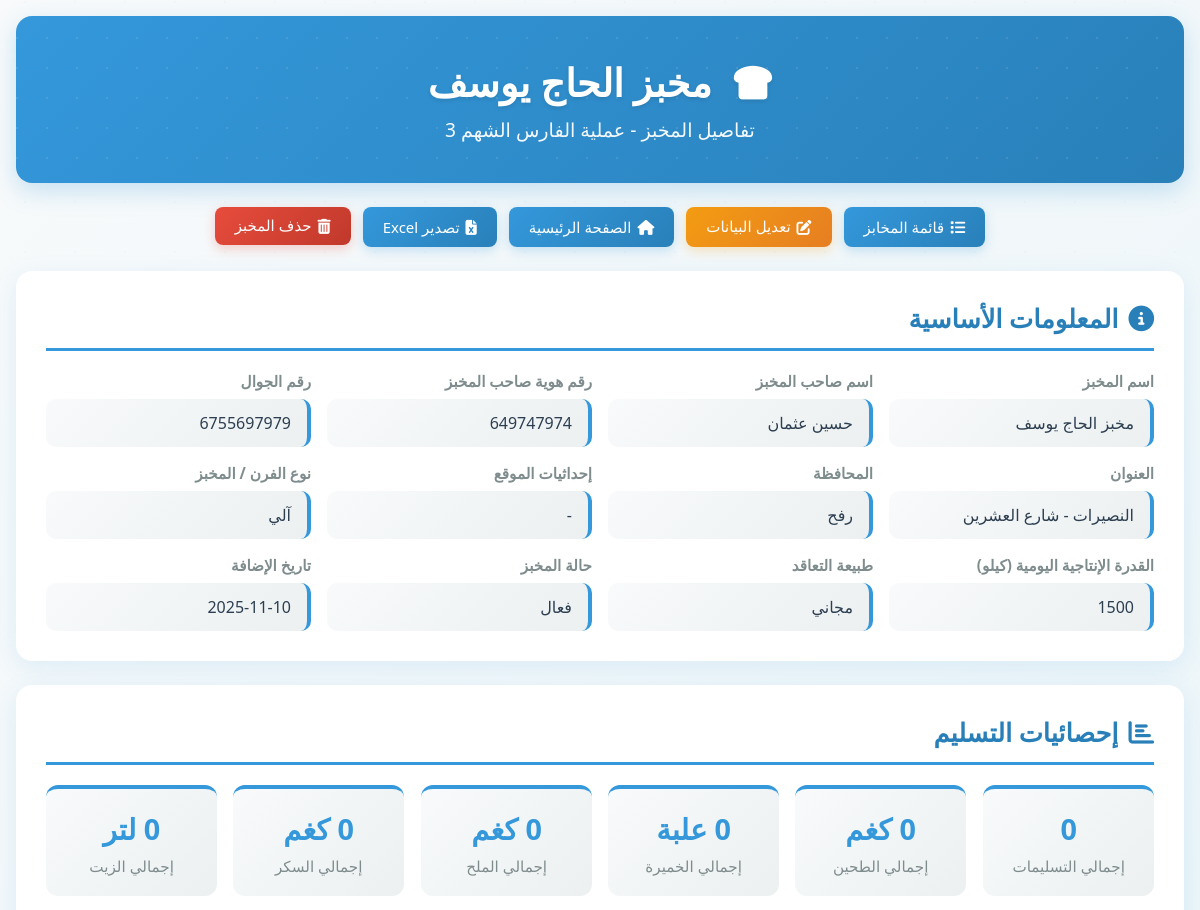
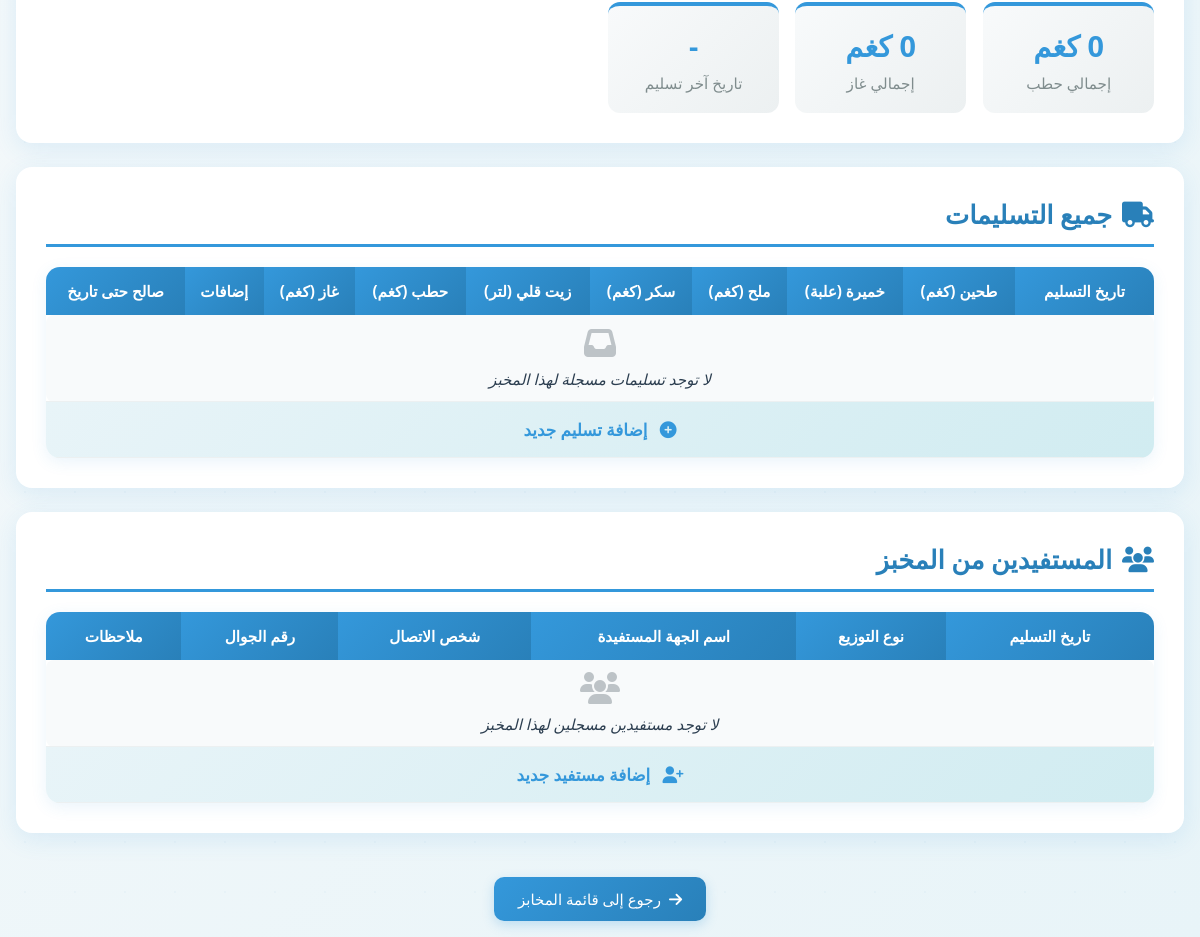
The page /makhabez/7/ (signed in) on the database its author committed (2 pictures, top to bottom).
### manegementdata/models.py (models this page shows, shortened)
class Makhbaz(models.Model):
    name = models.CharField(max_length=200, verbose_name="اسم المخبز", null=True, blank=True)
    governorate = models.CharField(
        max_length=50,
        choices=GOVERNORATE_CHOICES,
        verbose_name="المحافظة",
        null=True,
        blank=True
    )
    address = models.CharField(max_length=300, verbose_name="العنوان بالتفصيل", null=True, blank=True)
    owner_name = models.CharField(max_length=200, verbose_name="اسم صاحب المخبز", null=True, blank=True)
    owner_id = models.CharField(
        max_length=9,
        validators=[RegexValidator(r'^\d{9}$', "رقم الهوية يجب أن يكون 9 أرقام")],
        verbose_name="رقم هوية صاحب المخبز",
        null=True, blank=True
    )
    mobile_number = models.CharField(
        max_length=10,
        validators=[RegexValidator(r'^\d{10}$', "رقم الجوال يجب أن يكون 10 أرقام")],
        verbose_name="رقم الجوال",
        null=True, blank=True
    )
    coordinates = models.CharField(
        max_length=50,
        verbose_name="إحداثيات الموقع",
        null=True, blank=True
    )
    OVEN_TYPE_CHOICES = [
        ("فرن طينة", "مخبز بدائي (فرن طينة)"),
        ("يدوي دوار", "يدوي دوار"),
        ("نص آلي", "نص آلي"),
        ("آلي", "آلي"),
    ]
    oven_type = models.CharField(
        max_length=20,
        choices=OVEN_TYPE_CHOICES,
        verbose_name="نوع الفرن / المخبز",
        null=True, blank=True
    )
    production_capacity = models.PositiveIntegerField(
        verbose_name="القدرة الإنتاجية اليومية (كيلو)",
        null=True, blank=True
    )
    CONTRACT_TYPE_CHOICES = [
        ("مجاني", "مخبز مجاني"),
        ("مدعم", "مخبز مدعوم"),
    ]
    contract_type = models.CharField(
        max_length=10,
        choices=CONTRACT_TYPE_CHOICES,
        verbose_name="طبيعة التعاقد",
        null=True, blank=True
    )
    STATUS_CHOICES = [
        ("فعال", "فعال"),
        ("متوقف", "متوقف"),
    ]
    status = models.CharField(
        max_length=10,
        choices=STATUS_CHOICES,
        verbose_name="حالة المخبز",
        null=True, blank=True
    )
    created_at = models.DateField(auto_now_add=True, verbose_name="تاريخ الإنشاء")

### manegementdata/views.py (the view)
# urls.py: path("makhabez/<int:pk>/", views.makhabez_detail, name="makhabez_detail"),
@login_required(login_url='login')
def makhabez_detail(request, pk):
    makhbaz = get_object_or_404(Makhbaz, pk=pk)
    all_tasleemat = makhbaz.taslimat.all().order_by('-taslima_date')
    latest_taslim = all_tasleemat.first() if all_tasleemat.exists() else None
    total_flour = sum(t.flour or 0 for t in all_tasleemat)
    total_salt = sum(t.salt or 0 for t in all_tasleemat)
    total_yeast = sum(t.yeast or 0 for t in all_tasleemat)
    total_sugar = sum(t.sugar or 0 for t in all_tasleemat)
    total_cooking_oil = sum(t.cooking_oil or 0 for t in all_tasleemat)
    total_wood = sum(t.wood or 0 for t in all_tasleemat)
    total_gas = sum(t.gas or 0 for t in all_tasleemat)
    context = {
        'user_can_edit': request.user.is_authenticated and request.user.is_staff,
        "makhbaz": makhbaz,
        "all_tasleemat": all_tasleemat,
        "latest_taslim": latest_taslim,
        "total_deliveries": all_tasleemat.count(),
        "total_flour": total_flour,
        "total_salt": total_salt,
        "total_yeast": total_yeast,
        "total_sugar": total_sugar,
        "total_cooking_oil": total_cooking_oil,
        "total_wood": total_wood,
        "total_gas": total_gas,
    }
    return render(request, "makhabez_detail.html", context)

### manegementdata/templates/makhabez_detail.html (shortened to what this page needs)
{% load static %}
<!DOCTYPE html>
<html lang="ar" dir="rtl">
<head>
    <link rel="stylesheet" href="https://cdnjs.cloudflare.com/ajax/libs/font-awesome/6.5.0/css/all.min.css">
</head>
<body>
    <div class="container">
        <div class="header">
            <h1 id="makhbaz-name">
                <i class="fas fa-bread-slice" style="margin-left: 12px;"></i>
                {{ makhbaz.name }}
            </h1>
            <div class="subtitle">تفاصيل المخبز - عملية الفارس الشهم 3</div>
        </div>
        <nav class="nav-buttons">
            <a href="{% url 'makhabez_list' %}" class="nav-btn">
                <i class="fas fa-list"></i>
                <span>قائمة المخابز</span>
            </a>
            {% if user_can_edit %}
            <button class="nav-btn edit" id="edit-toggle-btn">
                <i class="fas fa-edit"></i>
                <span>تعديل البيانات</span>
            </button>
            {% endif %}
            <a href="{% url 'index' %}" class="nav-btn">
                <i class="fas fa-home"></i>
                <span>الصفحة الرئيسية</span>
            </a>
            <a href="{% url 'export_makhbaz_excel' makhbaz.id %}" class="nav-btn">
                <i class="fas fa-file-excel"></i>
                <span>تصدير Excel</span>
            </a>
            <form action="{% url 'delete_makhbaz' makhbaz.id %}" method="POST" style="display:inline;"
                  onsubmit="return confirm('هل أنت متأكد أنك تريد حذف هذا المخبز؟ سيتم حذف جميع التسليمات المرتبطة به.')">
                {% if user_can_edit %}
                <button type="submit" class="nav-btn danger">
                    <i class="fas fa-trash-alt"></i>
                    <span>حذف المخبز</span>
                </button>
                {% endif %}
            </form>
        </nav>
        <div class="card">
            <h2><i class="fas fa-info-circle"></i> المعلومات الأساسية</h2>
            <div class="info-grid" id="info-grid">
                <div class="info-item">
                    <span class="info-label">اسم المخبز</span>
                    <div class="info-value" id="field-name">{{ makhbaz.name|default:"-" }}</div>
                </div>
                <div class="info-item">
                    <span class="info-label">اسم صاحب المخبز</span>
                    <div class="info-value" id="field-owner_name">{{ makhbaz.owner_name|default:"-" }}</div>
                </div>
                <div class="info-item">
                    <span class="info-label">رقم هوية صاحب المخبز</span>
                    <div class="info-value" id="field-owner_id">{{ makhbaz.owner_id|default:"-" }}</div>
                </div>
                <div class="info-item">
                    <span class="info-label">رقم الجوال</span>
                    <div class="info-value" id="field-mobile_number">{{ makhbaz.mobile_number|default:"-" }}</div>
                </div>
                <div class="info-item">
                    <span class="info-label">العنوان</span>
                    <div class="info-value" id="field-address">{{ makhbaz.address|default:"-" }}</div>
                </div>
                <div class="info-item">
                    <span class="info-label">المحافظة</span>
                    <div class="info-value" id="field-governorate">{{ makhbaz.governorate|default:"-" }}</div>
                </div>
                <div class="info-item">
                    <span class="info-label">إحداثيات الموقع</span>
                    <div class="info-value" id="field-coordinates">{{ makhbaz.coordinates|default:"-" }}</div>
                </div>
                <div class="info-item">
                    <span class="info-label">نوع الفرن / المخبز</span>
                    <div class="info-value" id="field-oven_type">{{ makhbaz.oven_type|default:"-" }}</div>
                </div>
                <div class="info-item">
                    <span class="info-label">القدرة الإنتاجية اليومية (كيلو)</span>
                    <div class="info-value" id="field-production_capacity">{{ makhbaz.production_capacity|default:"-" }}</div>
                </div>
                <div class="info-item">
                    <span class="info-label">طبيعة التعاقد</span>
                    <div class="info-value" id="field-contract_type">{{ makhbaz.contract_type|default:"-" }}</div>
                </div>
                <div class="info-item">
                    <span class="info-label">حالة المخبز</span>
                    <div class="info-value" id="field-status">{{ makhbaz.status|default:"-" }}</div>
                </div>
                <div class="info-item">
                    <span class="info-label">تاريخ الإضافة</span>
                    <div class="info-value">{{ makhbaz.created_at|date:"Y-m-d" }}</div>
                </div>
            </div>
        </div>
        <div class="card">
            <h2><i class="fas fa-chart-bar"></i> إحصائيات التسليم</h2>
            <div class="stats-grid">
                <div class="stat-item">
                    <div class="stat-value">{{ total_deliveries }}</div>
                    <div class="stat-label">إجمالي التسليمات</div>
                </div>
                <div class="stat-item">
                    <div class="stat-value">{{ total_flour }} كغم</div>
                    <div class="stat-label">إجمالي الطحين</div>
                </div>
                <div class="stat-item">
                    <div class="stat-value">{{ total_yeast }} علبة</div>
                    <div class="stat-label">إجمالي الخميرة</div>
                </div>
                <div class="stat-item">
                    <div class="stat-value">{{ total_salt }} كغم</div>
                    <div class="stat-label">إجمالي الملح</div>
                </div>
                <div class="stat-item">
                    <div class="stat-value">{{ total_sugar }} كغم</div>
                    <div class="stat-label">إجمالي السكر</div>
                </div>
                <div class="stat-item">
                    <div class="stat-value">{{ total_cooking_oil }} لتر</div>
                    <div class="stat-label">إجمالي الزيت</div>
                </div>
                <div class="stat-item">
                    <div class="stat-value">{{ total_wood }} كغم</div>
                    <div class="stat-label">إجمالي حطب</div>
                </div>
                <div class="stat-item">
                    <div class="stat-value">{{ total_gas }} كغم</div>
                    <div class="stat-label">إجمالي غاز</div>
                </div>
                <div class="stat-item">
                    <div class="stat-value">
                        {% if latest_taslim %}
                            {{ latest_taslim.taslima_date }}
                        {% else %}
                            -
                        {% endif %}
                    </div>
                    <div class="stat-label">تاريخ آخر تسليم</div>
                </div>
            </div>
        </div>
        <div class="card">
            <h2><i class="fas fa-truck"></i> جميع التسليمات</h2>
            <div class="table-container">
                <table class="data-table" id="delivery-table">
                    <thead>
                        <tr>
                            <th class="date-cell">تاريخ التسليم</th>
                            <th>طحين (كغم)</th>
                            <th>خميرة (علبة)</th>
                            <th>ملح (كغم)</th>
                            <th>سكر (كغم)</th>
                            <th>زيت قلي (لتر)</th>
                            <th>حطب (كغم)</th>
                            <th>غاز (كغم)</th>
                            <th>إضافات</th>
                            <th class="date-cell">صالح حتى تاريخ</th>
                        </tr>
                    </thead>
                    <tbody id="delivery-body">
                        {% for taslim in all_tasleemat %}
                        <tr>
                            <td class="date-cell">{{ taslim.taslima_date }}</td>
                            <td>{{ taslim.flour|default:"-" }}</td>
                            <td>{{ taslim.yeast|default:"-" }}</td>
                            <td>{{ taslim.salt|default:"-" }}</td>
                            <td>{{ taslim.sugar|default:"-" }}</td>
                            <td>{{ taslim.cooking_oil|default:"-" }}</td>
                            <td>{{ taslim.wood|default:"-" }}</td>
                            <td>{{ taslim.gas|default:"-" }}</td>
                            <td>{{ taslim.additions|default:"-" }}</td>
                            <td class="date-cell">{{ taslim.until_date|default:"-" }}</td>
                        </tr>
                        {% empty %}
                        <tr>
                            <td colspan="10" class="no-data">
                                <i class="fas fa-inbox" style="font-size: 2rem; color: #bdc3c7; margin-bottom: 10px; display: block;"></i>
                                لا توجد تسليمات مسجلة لهذا المخبز
                            </td>
                        </tr>
                        {% endfor %}
                    </tbody>
                    <tfoot>
                        <tr class="add-row" id="add-row" onclick="showNewRow()">
                            {% if user_can_edit %}
                            <td colspan="10">
                                <i class="fas fa-plus-circle" style="margin-left: 8px;"></i>
                                إضافة تسليم جديد
                            </td>
                            {% endif %}
                        </tr>
                    </tfoot>
                </table>
            </div>
        </div>
        <div class="card">
            <h2><i class="fas fa-users"></i> المستفيدين من المخبز</h2>
            <div class="table-container">
                <table class="data-table" id="beneficiary-table">
                    <thead>
                        <tr>
                            <th class="date-cell">تاريخ التسليم</th>
                            <th>نوع التوزيع</th>
                            <th>اسم الجهة المستفيدة</th>
                            <th>شخص الاتصال</th>
                            <th>رقم الجوال</th>
                            <th>ملاحظات</th>
                        </tr>
                    </thead>
                    <tbody id="beneficiary-body">
                        {% for beneficiary in makhbaz.beneficiaries.all %}
                        <tr>
                            <td class="date-cell">{{ beneficiary.distribution_date|date:"Y-m-d" }}</td>
                            <td>{{ beneficiary.get_distribution_type_display }}</td>
                            <td>{{ beneficiary.beneficiary_name }}</td>
                            <td>{{ beneficiary.contact_person }}</td>
                            <td>{{ beneficiary.phone_number }}</td>
                            <td>{{ beneficiary.notes|default:"-" }}</td>
                        </tr>
                        {% empty %}
                        <tr>
                            <td colspan="6" class="no-data">
                                <i class="fas fa-users" style="font-size: 2rem; color: #bdc3c7; margin-bottom: 10px; display: block;"></i>
                                لا توجد مستفيدين مسجلين لهذا المخبز
                            </td>
                        </tr>
                        {% endfor %}
                    </tbody>
                    <tfoot>
                        <tr class="add-row" id="add-beneficiary-row" onclick="showNewBeneficiaryRow()">
                            {% if user_can_edit %}
                            <td colspan="6">
                                <i class="fas fa-user-plus" style="margin-left: 8px;"></i>
                                إضافة مستفيد جديد
                            </td>
                            {% endif %}
                        </tr>
                    </tfoot>
                </table>
            </div>
        </div>
        <div style="text-align: center;">
            <a href="{% url 'makhabez_list' %}" class="back-link">
                <i class="fas fa-arrow-right"></i>
                رجوع إلى قائمة المخابز
            </a>
        </div>
    </div>
</body>
</html>

### rows shown on the page
Makhbaz: name "مخبز الحاج يوسف", owner_name "حسين عثمان", owner_id "649747974", mobile_number "6755697979", address "النصيرات - شارع العشرين", governorate "رفح", coordinates "-", oven_type "آلي", production_capacity "1500", contract_type "مجاني", status "فعال", created_at "2025-11-10"

### other values the page prints
{{ total_deliveries }} "0"
{{ total_flour }} "0"
{{ total_salt }} "0"
{{ total_sugar }} "0"
{{ total_wood }} "0"
{{ total_gas }} "0"
